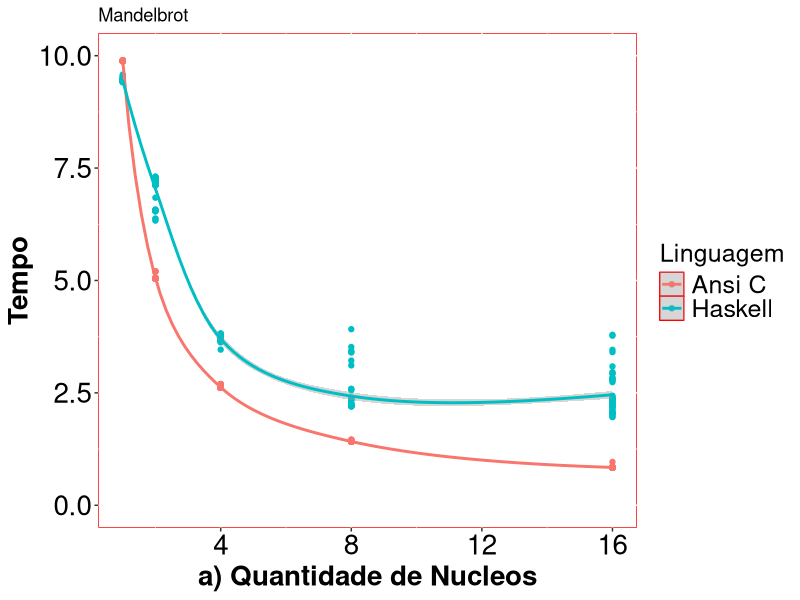

Write the R code that produced this figure.
library(reshape)
library(ggplot2)
library(scales)
library(mgcv)
pontos= read.table("cxhaskell.tsv",sep = ",",header = T)
m<-qplot(Nucleos,Tempo+Alocacao, data= pontos,ylim=c(0,10),colour=Linguagem,main="Mandelbrot",xlab="a) Quantidade de Nucleos",ylab="Tempo",geom = c("point", "smooth"),method = "loess", formula = y ~ log(x))+theme(axis.text=element_text(size=26,colour="black"),axis.title=element_text(size=20,face="bold"))+ theme(axis.text.x=element_text(colour="black",size=20),axis.text.y=element_text(colour="black",size=20),legend.text  = element_text(colour="black", size=18),legend.title  = element_text(colour="black", size=18))+ theme(panel.background = element_rect(fill = 'white', colour = 'red'))
 

 
